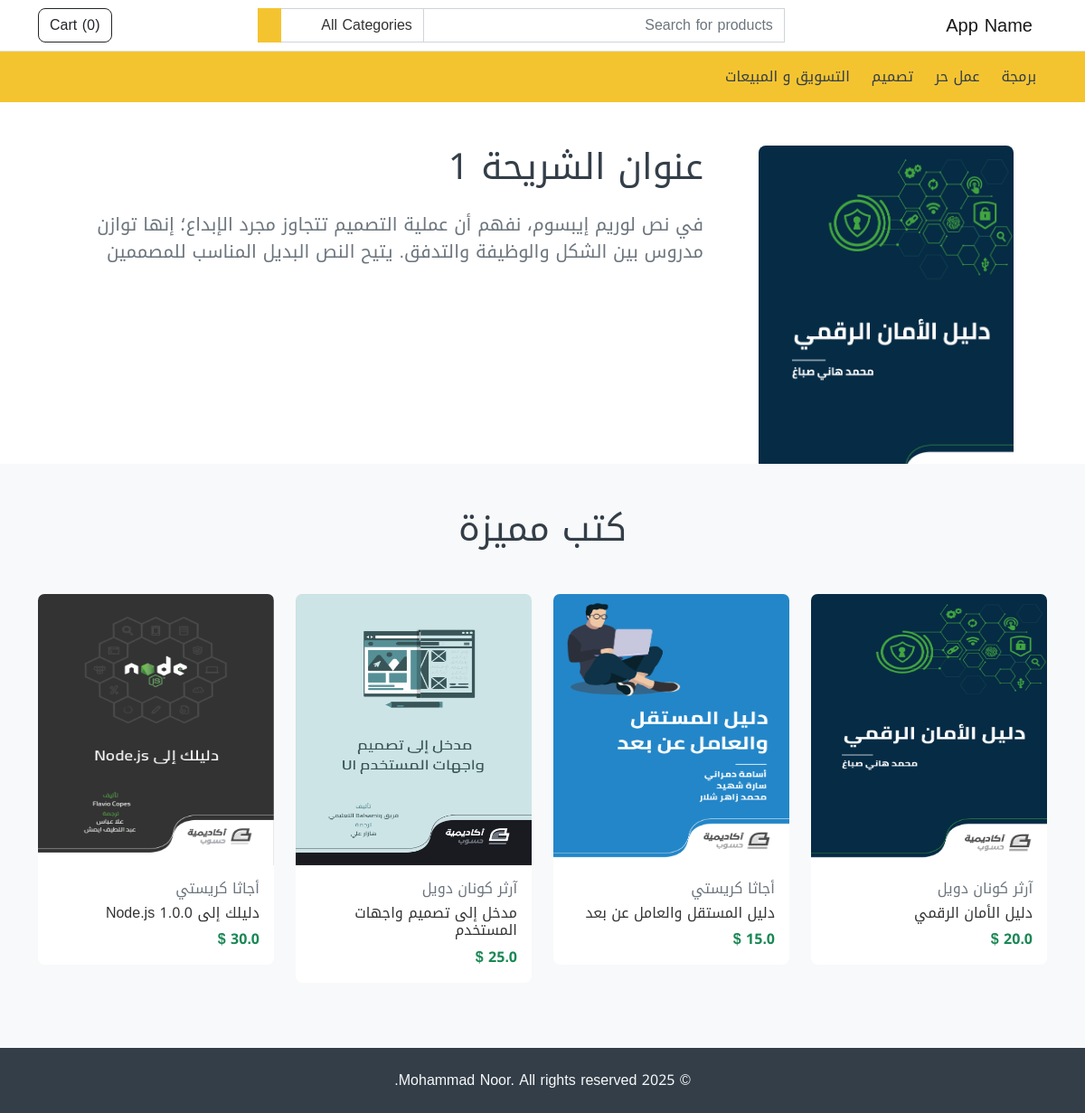
The page / on the database its author committed.
### store/models.py (models this page shows, shortened)
class Category(models.Model):
    name = models.CharField(max_length=255)
    featured = models.BooleanField(default=False)
    order = models.IntegerField(default=0)
    created_at = models.DateTimeField(auto_now_add=True)
    updated_at = models.DateTimeField(auto_now=True)

class Slider(models.Model):
    title = models.CharField(max_length=255)
    subtitle = models.TextField(max_length=500)
    image = models.ImageField(null=True)
    order = models.IntegerField(default=0)
    created_at = models.DateTimeField(auto_now_add=True)
    updated_at = models.DateTimeField(auto_now=True)

class Product(models.Model):
    name = models.CharField(max_length=255)
    short_description = models.TextField(null=True)
    description = models.TextField(null=True)
    image = models.ImageField()
    price = models.FloatField()
    featured = models.BooleanField(default=False)
    created_at = models.DateTimeField(auto_now_add=True)
    updated_at = models.DateTimeField(auto_now=True)
    category = models.ForeignKey(Category, on_delete=models.PROTECT)
    author = models.ForeignKey(Author, on_delete=models.SET_NULL, null=True)

class Author(models.Model):
    name = models.CharField(max_length=255)
    bio = models.TextField()
    created_at = models.DateTimeField(auto_now_add=True)
    updated_at = models.DateTimeField(auto_now=True)
    def __str__(self):
        return self.name

### store/views.py (the view)
# urls.py: path('', views.index, name='store.home'),
def index(request):
    products = Product.objects.select_related('author').filter(featured=True)
    slides = Slider.objects.order_by('order')
    return render(request, 'index.html', {'products': products, 'slides': slides})

### store/customContextProcessor.py (called while the page is built)
def store_website(request):
    cart = Cart.objects.filter(session=request.session.session_key).last()
    cart_total = 0
    cart_items = []
    if cart:
        cart_items = Product.objects.filter(pk__in=cart.items)
        for item in cart_items:
            cart_total += item.price
    categories = Category.objects.order_by('order')
    return {'categories': categories, 'cart_items': cart_items, 'cart_total': cart_total}

### store/templatetags/my_filters.py (called while the page is built)
def currency(value):
    return f"{value} $"

### store/templates/index.html
{% extends "base.html" %}
{% load i18n %}
{% load my_filters%}
{% block content %}
{% include 'partials/slider.html' with slides=slides%}
<div class="container my-5">
  <section>
    <div class="col-md-12 mb-5">
      <p class="h1 text-center text-secondary">كتب مميزة</p>
    </div>
    <div class="row">
      {% for product in products %}
          <div class="col-md-3">
            {% include 'common/product_card.html' with product=product %}
          </div>
      {% endfor %}
    </div>
  </section>
</div>
{% endblock %}

### store/templates/base.html (shortened to what this page needs)
{% load static %}
{% load i18n %}
<!DOCTYPE html>
<html lang="ar" class="h-100" dir="rtl">
    <head>
        <link href="{% static 'css/852.css' %}" rel="stylesheet">
        <link href="{% static 'css/app.css' %}" rel="stylesheet">
    </head>
    <body class="d-flex flex-column h-100 bg-light">
        {% include "partials/header.html" %}
        <main>
            {% block content %}
            {% endblock %}
        </main>
        {% include "partials/footer.html" %}
    </body>
</html>

### store/templates/partials/header.html (shortened to what this page needs)
{% load i18n %}
<nav class="navbar navbar-expand-lg navbar-light bg-white border-bottom">
  <div class="container">
    <a class="navbar-brand" href="/"> {% trans "App Name" %} </a>
    <div
      class="collapse navbar-collapse mt-2 mt-lg-0"
      id="navbarSupportedContent"
    >
      {% include "partials/header_search.html" %}
      <ul class="navbar-nav my-2 my-lg-0">
        <li class="nav-item">
          <a href="{% url 'store.cart' %}" class="btn btn-outline-dark" type="button">
            {% trans "Cart" %} (<span id="cart-items-count">{{ cart_items|length }}</span>)
          </a>
        </li>
      </ul>
    </div>
  </div>
</nav>
<nav class="navbar navbar-expand-lg navbar-light bg-primary">
  <div class="container">
    <div
      class="collapse navbar-collapse mt-2 mt-lg-0"
      id="navbarSupportedContent"
    >
      <ul class="navbar-nav my-2 my-lg-0">
        {% for category in categories %}
        <li class="nav-item">
          <a class="nav-link mx-1" href="{% url 'store.category' category.id %}" role="button">
            {{ category.name }}
          </a>
        </li>
        {% endfor %}
      </ul>
    </div>
  </div>
</nav>

### store/templates/partials/header_search.html (shortened to what this page needs)
{% load i18n %}
<form action="{% url 'store.category' %}" class="d-flex mx-auto">
    <div class="input-group">
        <input
            name="q"
            type="text"
            class="form-control"
            style="width: 400px"
            placeholder="{% trans 'Search for products' %}"
            value="{{ request.GET.q }}"
        />
        <select class="form-control" style="width: 160px" name="category">
            <option value="">{% trans 'All Categories' %}</option>
        </select>
        <button class="btn btn-primary" type="submit">
        </button>
    </div>
</form>

### store/templates/partials/slider.html (shortened to what this page needs)
<div class="main-slider my-auto">
  <div class="swiper-wrapper">
    {% for slide in slides %}
        <div class="swiper-slide">
        <div class="container pt-5">
            <div class="row">
            <div class="col-md-4 text-center d-none d-lg-block">
                <img
                src="{{ slide.image.url }}"
                alt="{{ slide.title }}"
                class="img-fluid rounded"
                />
            </div>
            <div class="col-md-8">
                <h1 class="text-secondary">
                {{ slide.title }}
                </h1>
                <blockquote class="blockquote mt-4">
                <p class="text-muted">
                    {{ slide.subtitle }}
                </p>
                </blockquote>
            </div>
            </div>
        </div>
        </div>
    {% endfor %}
  </div>
</div>

### store/templates/common/product_card.html (shortened to what this page needs)
{% load i18n %} {% load my_filters %}
<div class="product card mb-4">
  <img
    src="{{ product.image.url}}"
    class="card-img-top"
    alt="{{ product.name }}"
  />
  <div class="card-body">
    <h6 class="text-muted">{{ product.author }}</h6>
    <h6 class="card-title">{{ product.name }}</h6>
    <strong class="fw-bold text-success">{{ product.price|currency }}</strong>
  </div>
</div>

### store/templates/partials/footer.html
{% load i18n %}
<footer class="footer mt-auto py-4 bg-secondary">
    <div class="container text-center">
        <span class="text text-light">{% trans '© 2025 Mohammad Noor. All rights reserved.' %}</span>
    </div>
</footer>

### rows shown on the page
Category: name "برمجة"
Category: name "عمل حر"
Category: name "تصميم"
Category: name "التسويق و المبيعات"
Slider: image (picture), title "عنوان الشريحة 1", subtitle "في نص لوريم إيبسوم، نفهم أن عملية التصميم تتجاوز مجرد الإبداع؛ إنها توازن مدروس بين الشكل والوظيفة والتدفق. يتيح النص البديل المناسب للمصممين"
Product: image (picture), author "آرثر كونان دويل", name "دليل الأمان الرقمي", price "20.0 $"
Product: image (picture), author "أجاثا كريستي", name "دليل المستقل والعامل عن بعد", price "15.0 $"
Product: image (picture), author "آرثر كونان دويل", name "مدخل إلى تصميم واجهات المستخدم", price "25.0 $"
Product: image (picture), author "أجاثا كريستي", name "دليلك إلى Node.js 1.0.0", price "30.0 $"

### other values the page prints
{{ cart_items|length }} "0"
